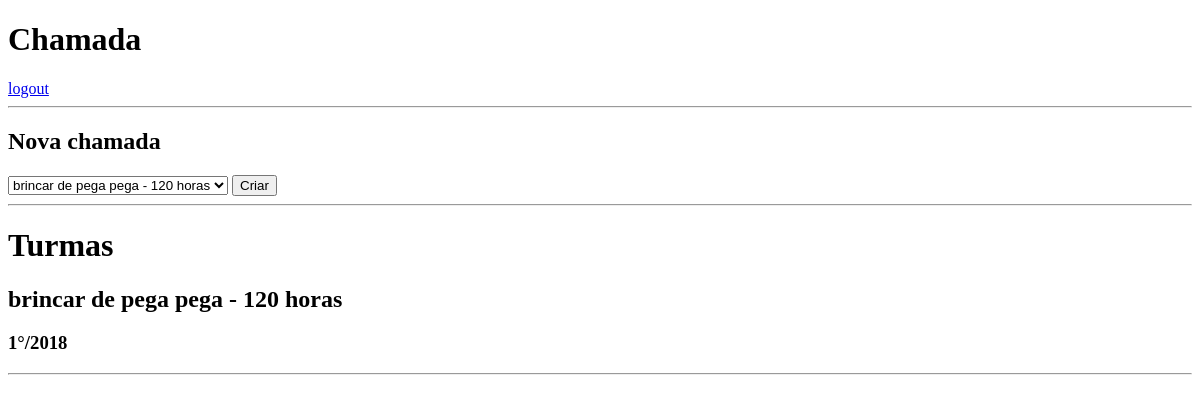
/professor (signed in), run on an earlier commit of the app's database.
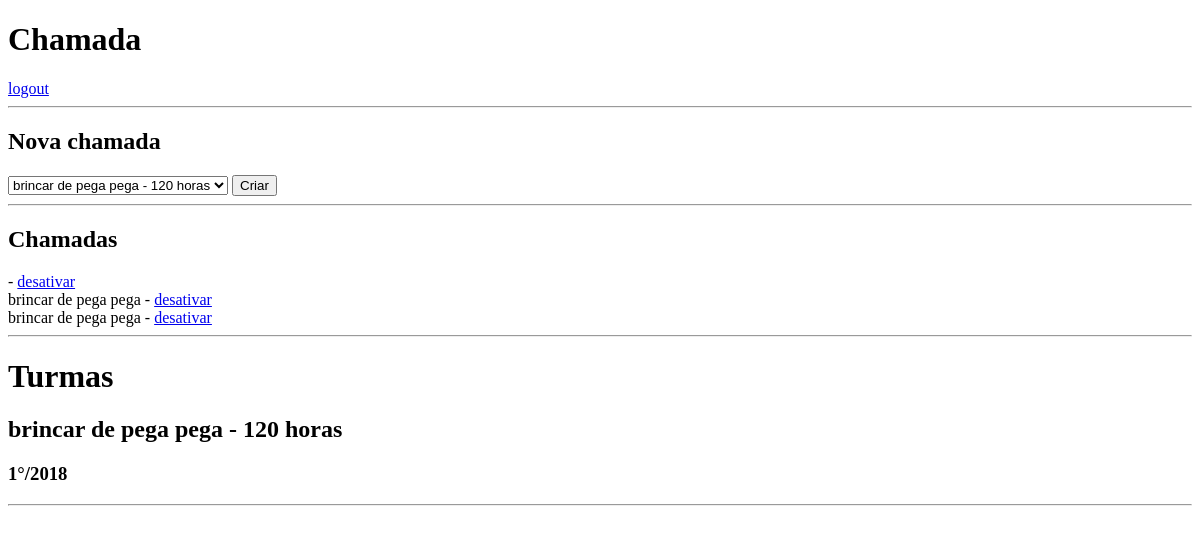
And on a later commit of the database.
### chamada/models.py (models this page shows, shortened)
class Turma(models.Model):
    professor = models.ForeignKey(Professor, on_delete=models.DO_NOTHING, related_name="turma")
    turno = models.CharField(max_length=1)
    periodo = models.IntegerField()
    disciplina = models.ForeignKey(Disciplina, on_delete=models.CASCADE, related_name="turma")
    ano = models.IntegerField(default=datetime.date.today().year)

class Disciplina(models.Model):
    nome = models.CharField(max_length=50)
    carga_horaria = models.IntegerField()
    def __str__(self):
        return f"{self.nome} - {self.carga_horaria} horas"

class Chamada(models.Model):
    ativa = models.BooleanField(default=True)
    data = models.DateField(default=timezone.now())
    turma_aluno = models.ManyToManyField(TurmaAluno, through='Presenca', related_name="turma_aluno")

class TurmaAluno(models.Model):
    aluno = models.ForeignKey(Aluno, on_delete=models.CASCADE)
    turma = models.ForeignKey(Turma, on_delete=models.CASCADE, related_name="turma")

### chamada/views.py (the view)
# urls.py: path("professor", views.professor_chamada, name="professor_chamada"),
def professor_chamada(request):
    professor = Professor.objects.filter(user_id=request.user.id)
    if not professor:
        return redirect('index')
    turmas = Turma.objects.filter(professor__user_id=request.user.id)
    chamadas = Chamada.objects.filter(ativa=True)
    context = {}
    if chamadas:
        context['chamadas'] = chamadas
    if turmas:
        context['turmas'] = turmas
    return render(request, 'professor/chamadas.html', context)

### chamada/templates/professor/chamadas.html (shortened to what this page needs)
{% extends 'base.html' %}
{% block body %}
    {% if turmas %}
        <h2>Nova chamada</h2>
        <form method="post" action="{% url 'nova_chamada' %}">
            <select name="turma">
                {% for turma in turmas %}
                    <option value="{{ turma.id }}">{{ turma.disciplina }}</option>
                {% endfor %}
            </select>
            <button>Criar</button>
        </form>
        <hr/>
        {% if chamadas %}
            <h2>Chamadas</h2>
            {% for chamada in chamadas %}
                <div>
                    {{ chamada.turma_aluno.first.turma.disciplina.nome }} - <a href="{% url 'desativar_chamada' chamada.id %}">desativar</a>
                </div>
            {% endfor %}
            <hr/>
        {% endif %}
        <h1>Turmas</h1>
        {% for turma in turmas %}
            <h2>{{ turma.disciplina }}</h2>
            <h3>{{ turma.periodo  }}°/{{ turma.ano }}</h3>
            <hr/>
        {% endfor %}
    {% else  %}
        <h1>Você não possui turmas ainda.</h1>
    {% endif %}
{% endblock %}

### chamada/templates/base.html (shortened to what this page needs)
<!DOCTYPE html>
<html lang="en">
  <head>
  </head>
  <body>
    <header>
      <h1>Chamada</h1>
      {% if user.is_authenticated %}
        <a href="{% url 'logout' %}">logout</a>
      {% else %}
        <a href="{% url 'login' %}">login</a> / <a href="{% url 'signup' %}">registrar</a>
      {% endif %}
      <hr>
    </header>
    <main>
      {% block body %}
      {% endblock %}
    </main>
  </body>
</html>

What changed in the data, as far as the page shows it:
added Chamada: turma_aluno.first.turma.disciplina.nome "brincar de pega pega"
added Chamada: turma_aluno.first.turma.disciplina.nome "brincar de pega pega"
Also different on the page:
text now shown: "Chamadas"
